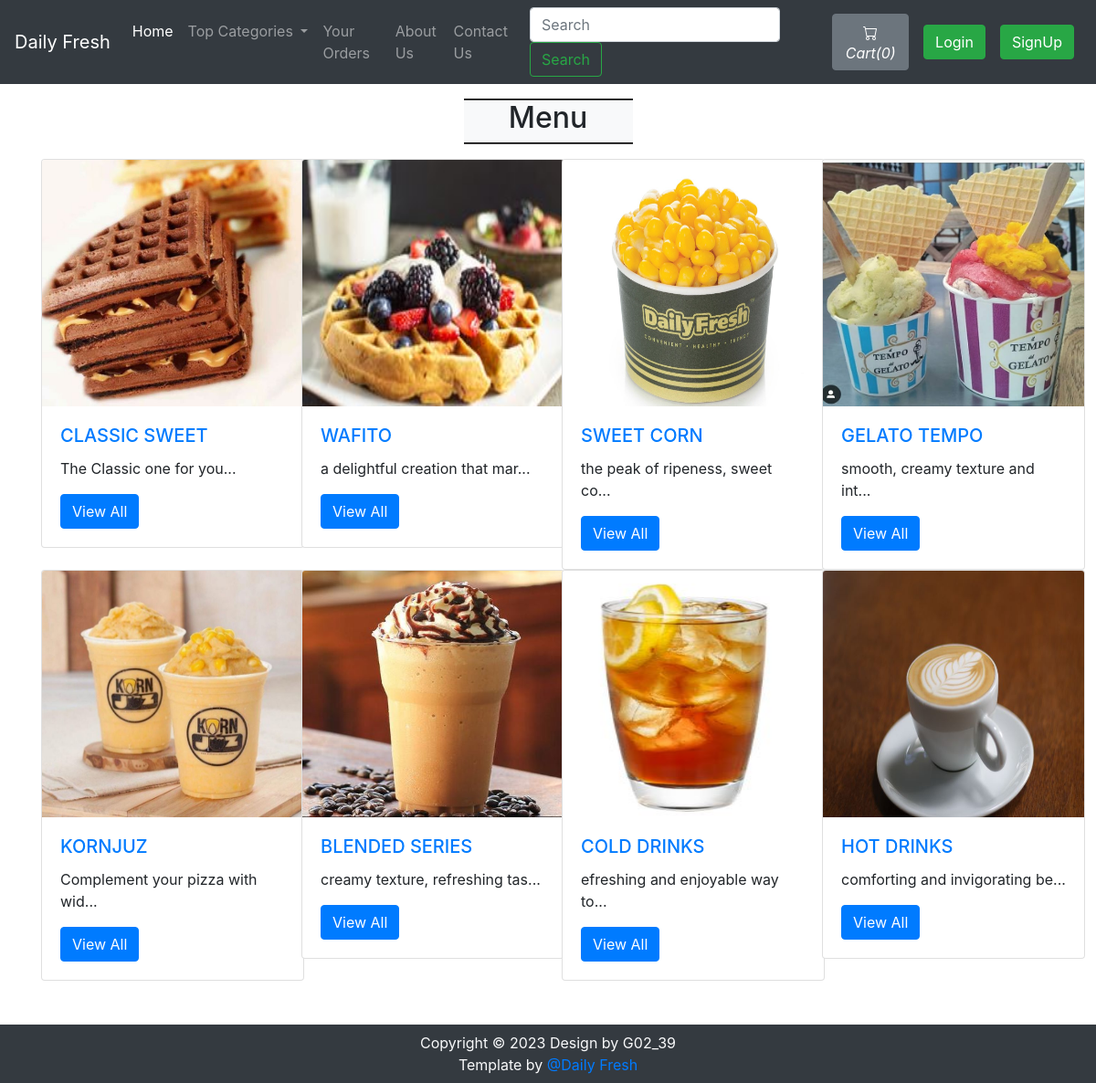
The page / on the database its author committed.
### tables this page shows
CREATE TABLE `sitedetail` (
  `tempId` int(11) NOT NULL,
  `systemName` varchar(21) NOT NULL,
  `email` varchar(35) NOT NULL,
  `contact1` bigint(21) NOT NULL,
  `contact2` bigint(21) DEFAULT NULL COMMENT 'Optional',
  `address` text NOT NULL,
  `dateTime` datetime NOT NULL DEFAULT current_timestamp()
);

CREATE TABLE `categories` (
  `categorieId` int(12) NOT NULL,
  `categorieName` varchar(255) NOT NULL,
  `categorieDesc` text NOT NULL,
  `categorieCreateDate` datetime NOT NULL DEFAULT current_timestamp()
);

### index.php (the view, shortened to what this page needs)
<!doctype html>
<html lang="en">
  <head>
    <link rel="stylesheet" href="https://stackpath.bootstrapcdn.com/bootstrap/4.4.1/css/bootstrap.min.css">
    <link rel="stylesheet" href="https://use.fontawesome.com/releases/v5.8.2/css/all.css">
  </head>
<body>
  <?php include 'partials/_dbconnect.php';?>
  <?php require 'partials/_nav.php' ?>
  <div class="container my-3 mb-5">
    <div class="col-lg-2 text-center bg-light my-3" style="margin:auto;border-top: 2px groove black;border-bottom: 2px groove black;">
      <h2 class="text-center">Menu </h2>
    </div>
    <div class="row">
      <?php
        $sql = "SELECT * FROM `categories`";
        $result = mysqli_query($conn, $sql);
        while($row = mysqli_fetch_assoc($result)){
          $id = $row['categorieId'];
          $cat = $row['categorieName'];
          $desc = $row['categorieDesc'];
          echo '<div class="col-xs-3 col-sm-3 col-md-3">
                  <div class="card" style="width: 18rem;">
                    <img src="img/card-'.$id. '.jpg" class="card-img-top" alt="image for this category" width="249px" height="270px">
                    <div class="card-body">
                      <h5 class="card-title"><a href="viewPizzaList.php?catid=' . $id . '">' . $cat . '</a></h5>
                      <p class="card-text">' . substr($desc, 0, 30). '... </p>
                      <a href="viewPizzaList.php?catid=' . $id . '" class="btn btn-primary">View All</a>
                    </div>
                  </div>
                </div>';
        }
      ?>
    </div>
  </div>
    <?php require 'partials/_footer.php' ?>
</body>
</html>

### partials/_nav.php (shortened to what this page needs)
<?php
if(isset($_SESSION['loggedin']) && $_SESSION['loggedin']==true){
  $loggedin= true;
  $userId = $_SESSION['userId'];
  $username = $_SESSION['username'];
}
else{
  $loggedin = false;
  $userId = 0;
}
$sql = "SELECT * FROM `sitedetail`";
$result = mysqli_query($conn, $sql);
$row = mysqli_fetch_assoc($result);
$systemName = $row['systemName'];
echo '<nav class="navbar navbar-expand-lg navbar-dark bg-dark">
      <a class="navbar-brand" href="index.php">'.$systemName.'</a>
      <button class="navbar-toggler" type="button" data-toggle="collapse" data-target="#navbarSupportedContent" aria-controls="navbarSupportedContent" aria-expanded="false" aria-label="Toggle navigation">
        <span class="navbar-toggler-icon"></span>
      </button>
      <div class="collapse navbar-collapse" id="navbarSupportedContent">
        <ul class="navbar-nav mr-auto">
          <li class="nav-item active">
            <a class="nav-link" href="index.php">Home <span class="sr-only">(current)</span></a>
          </li>
          <li class="nav-item dropdown">
            <a class="nav-link dropdown-toggle" href="#" id="navbarDropdown" role="button" data-toggle="dropdown" aria-haspopup="true" aria-expanded="false">
              Top Categories
            </a>
            <div class="dropdown-menu" aria-labelledby="navbarDropdown">';
            echo '</div>
          </li>
          <li class="nav-item">
            <a class="nav-link" href="viewOrder.php">Your Orders</a>
          </li>
          <li class="nav-item">
            <a class="nav-link" href="about.php">About Us</a>
          </li>
          <li class="nav-item">
            <a class="nav-link" href="contact.php">Contact Us</a>
          </li>
        </ul>
        <form method="get" action="/DailyFreshOrderingSystem/search.php" class="form-inline my-2 my-lg-0 mx-3">
          <input class="form-control mr-sm-2" type="search" name="search" id="search" placeholder="Search" aria-label="Search" required>
          <button class="btn btn-outline-success my-2 my-sm-0" type="submit">Search</button>
        </form>';
        $countsql = "SELECT SUM(`itemQuantity`) FROM `viewcart` WHERE `userId`=$userId";
        $countresult = mysqli_query($conn, $countsql);
        $countrow = mysqli_fetch_assoc($countresult);
        $count = $countrow['SUM(`itemQuantity`)'];
        if(!$count) {
          $count = 0;
        }
        echo '<a href="viewCart.php"><button type="button" class="btn btn-secondary mx-2" title="MyCart">
          <svg xmlns="img/cart.svg" width="16" height="16" fill="currentColor" class="bi bi-cart" viewBox="0 0 16 16">
            <path d="M0 1.5A.5.5 0 0 1 .5 1H2a.5.5 0 0 1 .485.379L2.89 3H14.5a.5.5 0 0 1 .491.592l-1.5 8A.5.5 0 0 1 13 12H4a.5.5 0 0 1-.491-.408L2.01 3.607 1.61 2H.5a.5.5 0 0 1-.5-.5zM3.102 4l1.313 7h8.17l1.313-7H3.102zM5 12a2 2 0 1 0 0 4 2 2 0 0 0 0-4zm7 0a2 2 0 1 0 0 4 2 2 0 0 0 0-4zm-7 1a1 1 0 1 1 0 2 1 1 0 0 1 0-2zm7 0a1 1 0 1 1 0 2 1 1 0 0 1 0-2z"/>
          </svg>
          <i class="bi bi-cart">Cart(' .$count. ')</i>
        </button></a>';
        if($loggedin){
          echo '<ul class="navbar-nav mr-2">
            <li class="nav-item dropdown">
              <a class="nav-link dropdown-toggle" href="#" id="navbarDropdown" role="button" data-toggle="dropdown"> Welcome ' .$username. '</a>
              <div class="dropdown-menu" aria-labelledby="navbarDropdown">
                <a class="dropdown-item" href="partials/_logout.php">Logout</a>
              </div>
            </li>
          </ul>
          <div class="text-center image-size-small position-relative">
            <a href="viewProfile.php"><img src="img/person-' .$userId. '.jpg" class="rounded-circle" onError="this.src = \'img/profilePic.jpg\'" style="width:40px; height:40px"></a>
          </div>';
        }
        else {
          echo '
          <button type="button" class="btn btn-success mx-2"  data-toggle="modal" data-target="#loginModal">Login</button>
          <button type="button" class="btn btn-success mx-2"  data-toggle="modal" data-target="#signupModal">SignUp</button>';
        }
  echo '</div>
    </nav>';
?>

### rows shown on the page
sitedetail: systemName "Daily Fresh"
categories: shows a picture, categorieName "CLASSIC SWEET", categorieDesc "The Classic one for you"
categories: shows a picture, categorieName "WAFITO", categorieDesc "a delightful creation that mar"
categories: shows a picture, categorieName "SWEET CORN", categorieDesc "the peak of ripeness, sweet co"
categories: shows a picture, categorieName "GELATO TEMPO", categorieDesc "smooth, creamy texture and int"
categories: shows a picture, categorieName "KORNJUZ", categorieDesc "Complement your pizza with wid"
categories: shows a picture, categorieName "BLENDED SERIES", categorieDesc "creamy texture, refreshing tas"
categories: shows a picture, categorieName "COLD DRINKS", categorieDesc "efreshing and enjoyable way to"
categories: shows a picture, categorieName "HOT DRINKS", categorieDesc "comforting and invigorating be"

### other values the page prints
$count "0"
